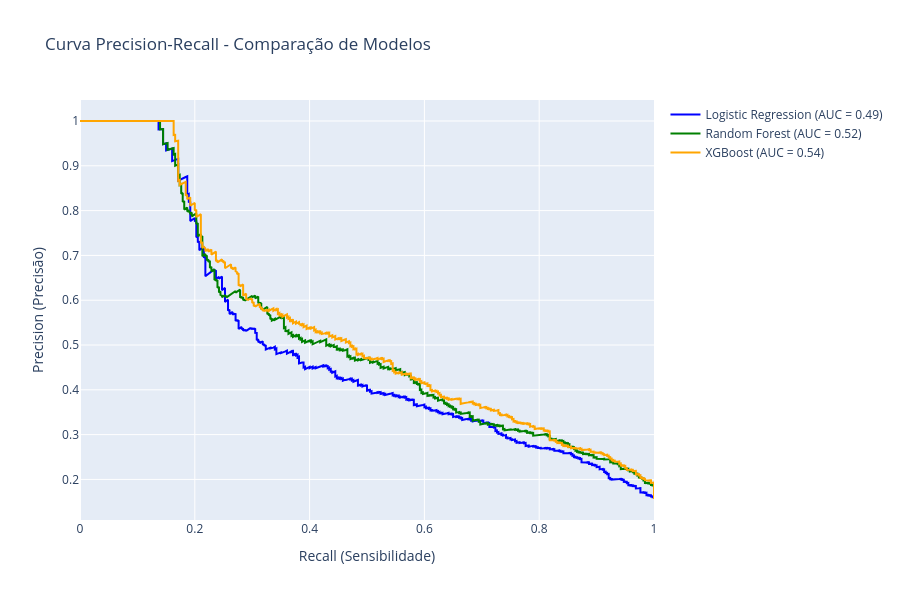

The notebook cell this image was saved under:
### Code cell
# Calcula Precision e Recall para cada modelo
precision_lr, recall_lr, _ = precision_recall_curve(y_test, y_prob_lr)
precision_rf, recall_rf, _ = precision_recall_curve(y_test, y_prob_rf)
precision_xgb, recall_xgb, _ = precision_recall_curve(y_test, y_prob_xgb)

# Calcula AUC da curva Precision-Recall
pr_auc_lr = auc(recall_lr, precision_lr)
pr_auc_rf = auc(recall_rf, precision_rf)
pr_auc_xgb = auc(recall_xgb, precision_xgb)

# Cria a figura Plotly
fig = go.Figure()

fig.add_trace(go.Scatter(
    x=recall_lr, y=precision_lr,
    mode='lines',
    name=f'Logistic Regression (AUC = {pr_auc_lr:.2f})',
    line=dict(color='blue')
))

fig.add_trace(go.Scatter(
    x=recall_rf, y=precision_rf,
    mode='lines',
    name=f'Random Forest (AUC = {pr_auc_rf:.2f})',
    line=dict(color='green')
))

fig.add_trace(go.Scatter(
    x=recall_xgb, y=precision_xgb,
    mode='lines',
    name=f'XGBoost (AUC = {pr_auc_xgb:.2f})',
    line=dict(color='orange')
))

# Layout
fig.update_layout(
    title='Curva Precision-Recall - Comparação de Modelos',
    xaxis_title='Recall (Sensibilidade)',
    yaxis_title='Precision (Precisão)',
    width=900,
    height=600
)

fig.show()

### Figure 1 — Plotly figure (JSON) as saved in the notebook; plotly's stock layout.template omitted (floating-point values rounded to 4 significant figures; data arrays with more than 128 entries replaced by an {"elided": "..."} marker saying what was removed)
{"data": [{"line": {"color": "blue"}, "mode": "lines", "name": "Logistic Regression (AUC = 0.49)", "type": "scatter", "x": {"elided": "2340 float values"}, "y": {"elided": "2340 float values"}}, {"line": {"color": "green"}, "mode": "lines", "name": "Random Forest (AUC = 0.52)", "type": "scatter", "x": {"elided": "2168 float values"}, "y": {"elided": "2168 float values"}}, {"line": {"color": "orange"}, "mode": "lines", "name": "XGBoost (AUC = 0.54)", "type": "scatter", "x": {"elided": "2331 float values"}, "y": {"elided": "2331 float values"}}], "layout": {"height": 600, "title": {"text": "Curva Precision-Recall - Comparação de Modelos"}, "width": 900, "xaxis": {"title": {"text": "Recall (Sensibilidade)"}}, "yaxis": {"title": {"text": "Precision (Precisão)"}}}}
